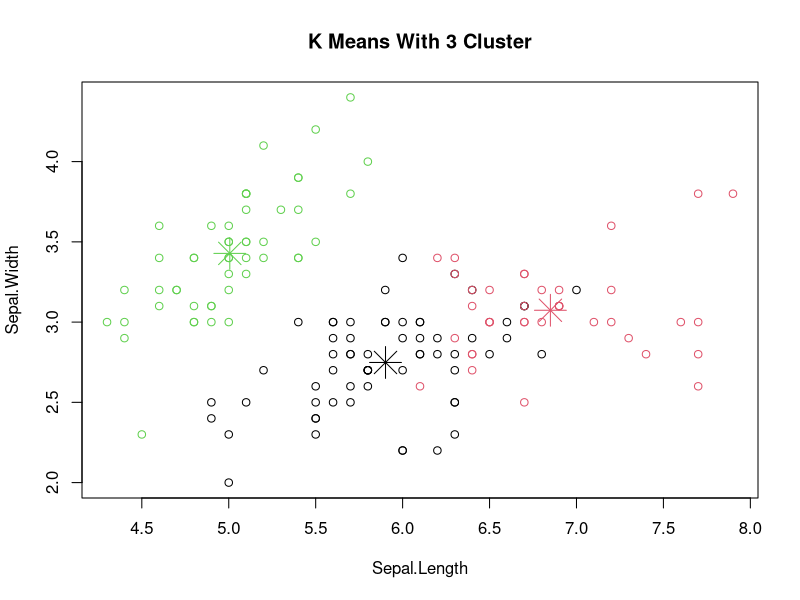
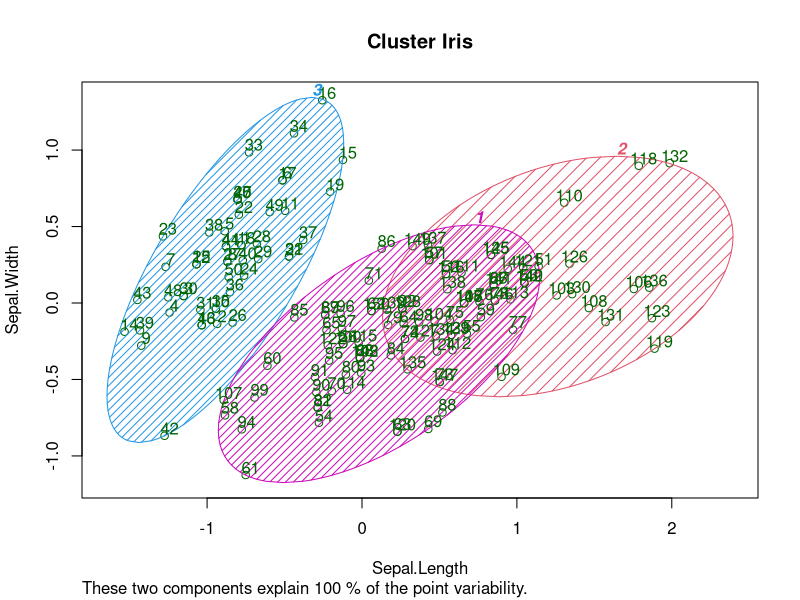
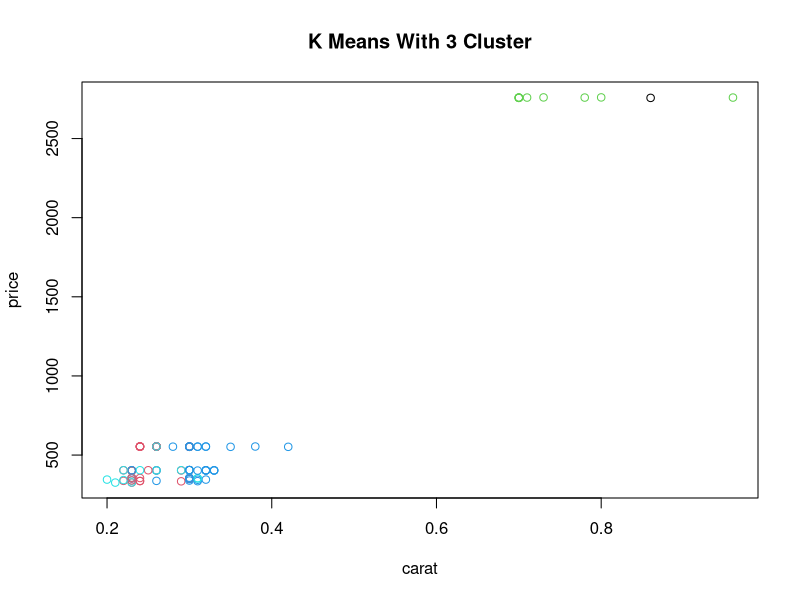
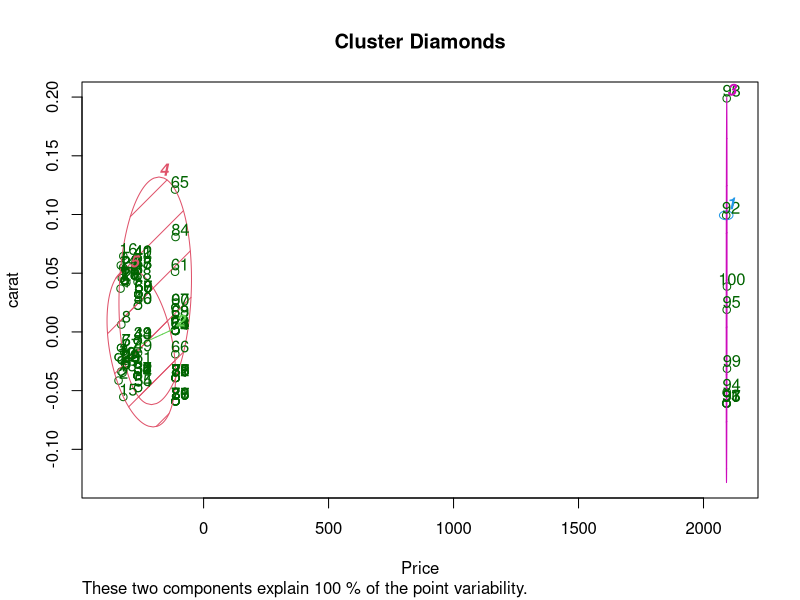

The R script that drew these images, in order:
# clustering

# k-means

data = iris
data_ = iris[,-ncol(data)]

library(cluster)

kmeans.re = kmeans(data_,centers = 3,nstart = 20)

kmeans.re$cluster
kmeans.re$centers

confusion_table = table(data$Species, kmeans.re$cluster)
accuracy = sum(diag(confusion_table)) / sum(confusion_table)

print(paste("Accuracy: ",accuracy))


plot(data_[c("Sepal.Length","Sepal.Width")],
     col = kmeans.re$cluster,
     main = "K Means With 3 Cluster")


points(kmeans.re$centers[,c("Sepal.Length","Sepal.Width")],
       col = 1:3,
       pch = 8, cex = 3)

ykmeans = kmeans.re$cluster

clusplot(data_[,c("Sepal.Length","Sepal.Width")],
         ykmeans,
         lines = 0,
         shade = TRUE,
         color = TRUE,
         labels = 2,
         plotchar = FALSE,
         span = TRUE,
         main = paste("Cluster Iris"),
         xlab = "Sepal.Length",
         ylab = "Sepal.Width"
         )


# diamond data set: 

library(ggplot2)
data = as.data.frame(diamonds)


data_ = data[sapply(data,is.numeric)]
View(data_)
data_ = data_[1:100,]



summary(data_)

scale_data = scale(data_)
summary(scale_data)

library(cluster)

kmeans.re = kmeans(scale_data, centers = 5, nstart = 20)
kmeans.re


kmeans.re$cluster
kmeans.re$centers

confusion_table = table(data$cut[1:100], kmeans.re$cluster)
confusion_table

accuracy = sum(diag(confusion_table)) / sum(confusion_table)

print(accuracy)

plot(data_[,c("carat","price")], col = kmeans.re$cluster, main = "K Means With 3 Cluster")

ykmeans = kmeans.re$cluster
clusplot(data_[,c("carat","price")],
         ykmeans,
         lines = 0,
         shade = TRUE,
         color = TRUE,
         labels = 2,
         plotchar = FALSE,
         span = TRUE,
         main = paste("Cluster Diamonds"),
         xlab = "Price",
         ylab = "carat"
)

